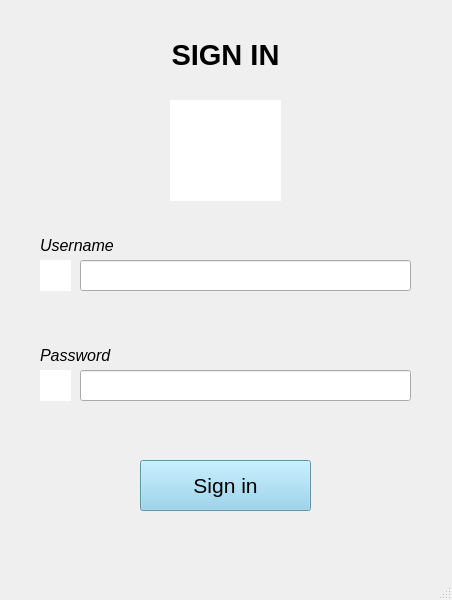
<?xml version="1.0" encoding="UTF-8"?>
<ui version="4.0">
 <class>MainWindow</class>
 <widget class="QMainWindow" name="MainWindow">
  <property name="geometry">
   <rect>
    <x>0</x>
    <y>0</y>
    <width>452</width>
    <height>600</height>
   </rect>
  </property>
  <property name="windowTitle">
   <string>MainWindow</string>
  </property>
  <widget class="QWidget" name="centralwidget">
   <widget class="QLabel" name="label">
    <property name="geometry">
     <rect>
      <x>10</x>
      <y>20</y>
      <width>431</width>
      <height>71</height>
     </rect>
    </property>
    <property name="font">
     <font>
      <family>Nirmala UI</family>
      <pointsize>22</pointsize>
      <weight>75</weight>
      <bold>true</bold>
     </font>
    </property>
    <property name="text">
     <string>&lt;html&gt;&lt;head/&gt;&lt;body&gt;&lt;p align=&quot;center&quot;&gt;SIGN IN&lt;/p&gt;&lt;/body&gt;&lt;/html&gt;</string>
    </property>
   </widget>
   <widget class="QLabel" name="label_2">
    <property name="geometry">
     <rect>
      <x>40</x>
      <y>230</y>
      <width>261</width>
      <height>31</height>
     </rect>
    </property>
    <property name="font">
     <font>
      <family>Nirmala UI</family>
      <pointsize>12</pointsize>
     </font>
    </property>
    <property name="text">
     <string>&lt;html&gt;&lt;head/&gt;&lt;body&gt;&lt;p&gt;&lt;span style=&quot; font-style:italic;&quot;&gt;Username&lt;/span&gt;&lt;/p&gt;&lt;/body&gt;&lt;/html&gt;</string>
    </property>
   </widget>
   <widget class="QLabel" name="label_3">
    <property name="geometry">
     <rect>
      <x>40</x>
      <y>340</y>
      <width>261</width>
      <height>31</height>
     </rect>
    </property>
    <property name="font">
     <font>
      <family>Nirmala UI</family>
      <pointsize>12</pointsize>
     </font>
    </property>
    <property name="text">
     <string>&lt;html&gt;&lt;head/&gt;&lt;body&gt;&lt;p&gt;&lt;span style=&quot; font-style:italic;&quot;&gt;Password&lt;/span&gt;&lt;/p&gt;&lt;/body&gt;&lt;/html&gt;</string>
    </property>
   </widget>
   <widget class="QLabel" name="label_4">
    <property name="geometry">
     <rect>
      <x>40</x>
      <y>260</y>
      <width>31</width>
      <height>31</height>
     </rect>
    </property>
    <property name="styleSheet">
     <string notr="true">background-color:white</string>
    </property>
    <property name="text">
     <string/>
    </property>
    <property name="pixmap">
     <pixmap>D:/TRUONG_KHOA/MIND_X_Truong_Khoa/Python_ADVANCE/Nguyen_lieu/1564534_customer_man_user_account_profile_icon.png</pixmap>
    </property>
    <property name="scaledContents">
     <bool>true</bool>
    </property>
   </widget>
   <widget class="QLabel" name="label_5">
    <property name="geometry">
     <rect>
      <x>40</x>
      <y>370</y>
      <width>31</width>
      <height>31</height>
     </rect>
    </property>
    <property name="styleSheet">
     <string notr="true">background-color:white</string>
    </property>
    <property name="text">
     <string/>
    </property>
    <property name="pixmap">
     <pixmap>D:/TRUONG_KHOA/MIND_X_Truong_Khoa/Python_ADVANCE/Nguyen_lieu/Lock_icon.png</pixmap>
    </property>
    <property name="scaledContents">
     <bool>true</bool>
    </property>
   </widget>
   <widget class="QLabel" name="label_6">
    <property name="geometry">
     <rect>
      <x>170</x>
      <y>100</y>
      <width>111</width>
      <height>101</height>
     </rect>
    </property>
    <property name="styleSheet">
     <string notr="true">background-color:white</string>
    </property>
    <property name="text">
     <string/>
    </property>
    <property name="pixmap">
     <pixmap>D:/TRUONG_KHOA/MIND_X_Truong_Khoa/Python_ADVANCE/Nguyen_lieu/User_name_icon.png</pixmap>
    </property>
    <property name="scaledContents">
     <bool>true</bool>
    </property>
   </widget>
   <widget class="QLineEdit" name="txtUsername">
    <property name="geometry">
     <rect>
      <x>80</x>
      <y>260</y>
      <width>331</width>
      <height>31</height>
     </rect>
    </property>
   </widget>
   <widget class="QLineEdit" name="txtPassword">
    <property name="geometry">
     <rect>
      <x>80</x>
      <y>370</y>
      <width>331</width>
      <height>31</height>
     </rect>
    </property>
   </widget>
   <widget class="QPushButton" name="btnSignin">
    <property name="geometry">
     <rect>
      <x>140</x>
      <y>460</y>
      <width>171</width>
      <height>51</height>
     </rect>
    </property>
    <property name="font">
     <font>
      <family>Nirmala UI</family>
      <pointsize>16</pointsize>
     </font>
    </property>
    <property name="styleSheet">
     <string notr="true">background-color:skyblue;</string>
    </property>
    <property name="text">
     <string>Sign in</string>
    </property>
   </widget>
  </widget>
  <widget class="QMenuBar" name="menubar">
   <property name="geometry">
    <rect>
     <x>0</x>
     <y>0</y>
     <width>452</width>
     <height>21</height>
    </rect>
   </property>
  </widget>
  <widget class="QStatusBar" name="statusbar"/>
 </widget>
 <resources/>
 <connections/>
</ui>
